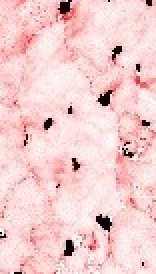
#> input picture figures/Small_10pct.png, 78 x 137 px (shown 2 times larger)
$ jupyter execute --allow-errors first.ipynb
#> lines starting #> are read from the running program, lines starting #| are printed output that depends on the picture; after the words box and inside, x2 and y2 are one past the last pixel; in counts of white or black regions, pixels touching at a corner belong together; long printed decimals are rounded
[cell 1]
import numpy as np
from PIL import Image
import matplotlib.pyplot as plt
import copy
import pandas as pd
import dionysus as d
import networkx
from tqdm.auto import tqdm
from scipy import stats

# im_test = np.array(Image.open("../figures/GND15pct_rotated.jpg").convert("RGB"))
# im_gray = 1-np.array(Image.open("../figures/GND0pct_rotated.jpg").convert("L").resize((100,100))).astype(int)/255
im_gray = 1-np.array(Image.open("../figures/Small_10pct.png").convert("L")).astype(int)/255
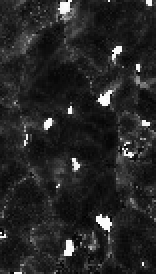
#> im_gray: shape (137, 78) float64 (shown 2 times larger); min 0.00784, max 1, mean 0.15
# im_norm = im_test.astype(int)/255
print(np.min(im_gray), np.max(im_gray), np.mean(im_gray.flatten()))
#| 0.007843 1.0 0.1497
fig, ax = plt.subplots(1,2)
ax[0].imshow(im_gray, cmap="Reds")
ax[1].hist(im_gray.flatten(), bins=100, density=True)
fig.tight_layout()
plt.show()
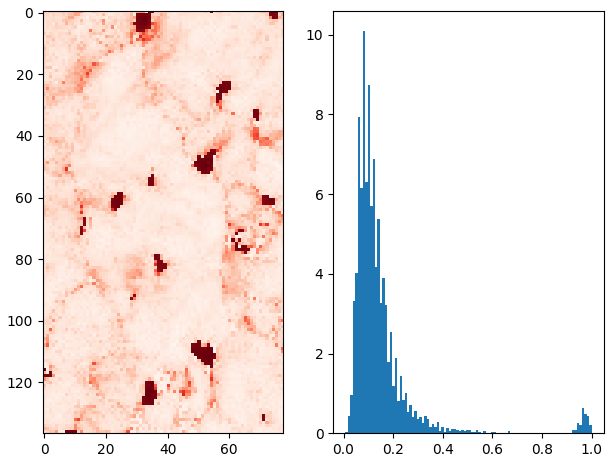
#> figure drawn by matplotlib, 2 panels; panel 2: tallest bar 10.08 high, from x = 0.0773 to 0.0872

[cell 2]
im_red = copy.deepcopy(im_gray)
im_red[im_red > 0.8] = 0
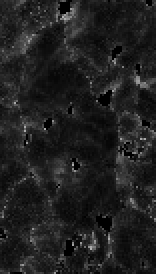
#> im_red: shape (137, 78) float64 (shown 2 times larger); 2.37% of pixels changed, all inside (x1, y1, x2, y2) = (0, 0, 76, 137)
fig, ax = plt.subplots(1,2)
ax[0].imshow(im_red, cmap="Reds")
ax[1].hist(im_red.flatten(), bins=100, density=True)
fig.tight_layout()
plt.show()
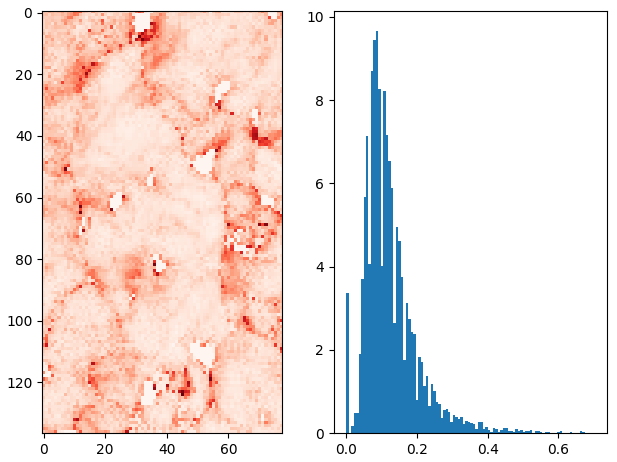
#> figure drawn by matplotlib, 2 panels; panel 2: tallest bar 9.65 high, from x = 0.0842 to 0.0913

[cell 3]
im_grain = copy.deepcopy(im_gray)
im_grain[im_grain < 0.10] = 0
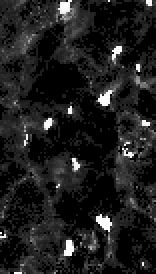
#> im_grain: shape (137, 78) float64 (shown 2 times larger); min 0, max 1, mean 0.119
fig, ax = plt.subplots(1,2)
ax[0].imshow(im_grain, cmap="Reds")
ax[1].hist(im_grain.flatten(), bins=100, density=True)
fig.tight_layout()
plt.show()
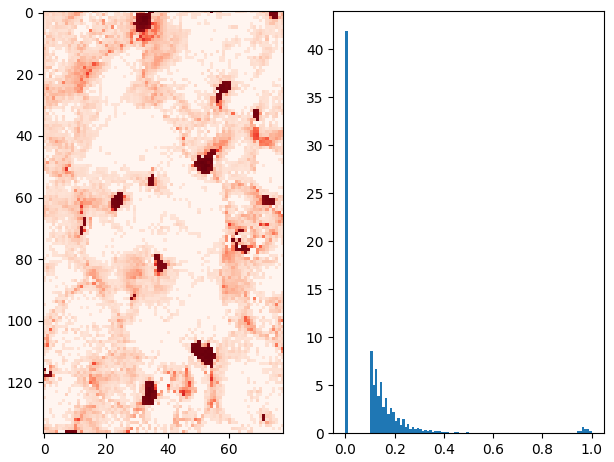
#> figure drawn by matplotlib, 2 panels; panel 2: tallest bar 41.9 high, from x = 8.67e-19 to 0.01

[cell 4]
X = np.vstack(np.where(im_gray>np.mean(im_gray))).T
#> X = 3053 pairs, first value 0 to 136, second value 0 to 77
y = np.array([im_gray[X[i,0], X[i,1]] for i in range(X.shape[0])])
#> y = 3053 values, max 1 at index 1214, min 0.153 at index 24, mean 0.291
print("Amount of points:", len(y))
#| Amount of points: 3053
plt.scatter(X[:,0], X[:,1], marker=".", c=y, cmap="Reds", vmin=0, vmax=1)
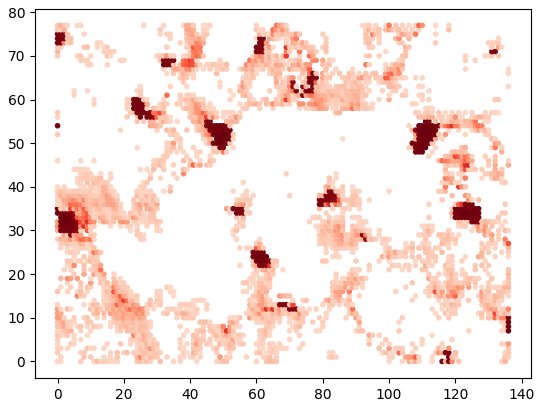
#> figure drawn by matplotlib, 1 panel

[cell 5]
from sklearn.datasets import make_circles
from sklearn.decomposition import PCA
from sklearn.cluster import DBSCAN

from tdamapper.learn import MapperAlgorithm
from tdamapper.cover import CubicalCover
from tdamapper.plot import MapperPlot

# load a labelled dataset
# X, labels = make_circles(n_samples=5000, noise=0.05, factor=0.3, random_state=42)
# y = X[:,1]

#> (the rest of this cell did not finish here and is left out)

[cell 6]
plt.scatter(X[:,0], X[:,1], marker=".", c=y, cmap="Reds", vmin=0, vmax=1)
#> (the rest of this cell did not finish here and is left out)

[cell 7]
fig, ax = plt.subplots(1,1)
simplices = []
#> (the rest of this cell did not finish here and is left out)

[cell 8]
cocycles = []
birth_deaths = []
#> (the rest of this cell did not finish here and is left out)

[cell 9]
point_i = 1

fig, axs = plt.subplots(4, 3)
fig.set_size_inches(20,15)
vertex_values_list = []
used_nodes_list = []
for point_i in range(min(len(cocycles), 12)):
    point_birth = birth_deaths[point_i][0]
    point_death = birth_deaths[point_i][1]
    plot_time = point_birth+(point_death-point_birth)/100
    f_restricted = d.Filtration([s for s in f if s.data < plot_time])

    used_vertex_ids = []
    used_nodes_ids = []
    for s in f_restricted:
        if s.dimension() == 0:
            used_vertex_ids += graph.nodes[s[0]]["ids"]
            used_nodes_ids.append(s[0])
    used_vertex_ids = np.array(list(set(used_vertex_ids)))
    used_nodes_list.append(used_nodes_ids)
    X_restricted = X[used_vertex_ids, :]

    vertex_values = d.smooth(f_restricted, cocycles[point_i], 47)
    vertex_values_list.append(vertex_values)
    point_values = np.zeros(X.shape[0])
    point_values_i = np.zeros(X.shape[0])
    for s in f_restricted:
        if s.dimension() == 0:
            node = s[0]
        else:
            continue
        for point_id in graph.nodes[node]["ids"]:
            try:
                point_values[point_id] = vertex_values[int(node)]
            except:
                print(node, point_id)
                raise IndexError
            point_values_i[point_id] += 1
    point_values =np.array(point_values)[used_vertex_ids]
    # point_values = np.array([point_values[i]/max(point_values_i[i], 1) for i in range(len(point_values))])
    axs[point_i%4, point_i//4].scatter(X_restricted[:,0], X_restricted[:,1], c=y[used_vertex_ids],  cmap="Reds", vmin=0, vmax=1, marker=".")
    axs[point_i%4, point_i//4].scatter(X_restricted[point_values!=0,0], X_restricted[point_values!=0,1], c=point_values[point_values!=0], alpha=0.15, marker="o")
    axs[point_i%4, point_i//4].set_title(f"birth: {point_birth :.4f}, death: {point_death :.4f}, plot: {plot_time:.4f}")
#> after the loop, used_nodes_list = []; vertex_values_list = []
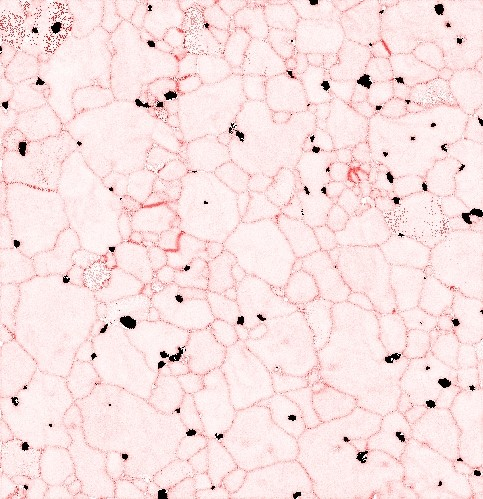
#> input picture figures/GND0pct_rotated.jpg, 483 x 499 px
#> `im_gray = 1-np.array(Image.open(f"../figures/GND{pct}pct_rotated.jpg")..`:
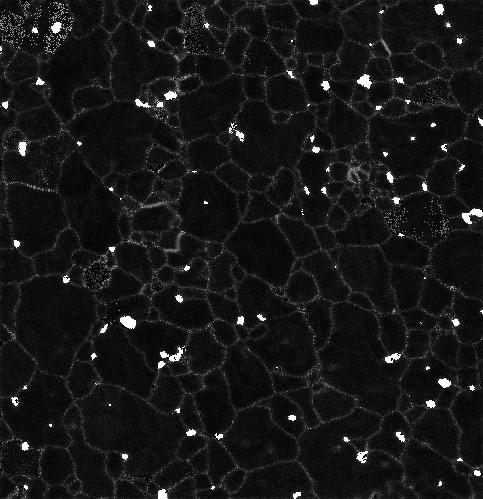
#> im_gray: shape (499, 483) float64; min 0, max 1, mean 0.0916
#> `X = np.vstack(np.where(im_gray>threshold)).T`: X = 21758 pairs, first value 0 to 498, second value 0 to 482
#> `y = [im_gray[X[i,0], X[i,1]] for i in range(X.shape[0])]`: y = 21758 items
fig.tight_layout()

[cell 10]
selected_plot = 1

#> (the rest of this cell did not finish here and is left out)

[cell 11]
fig, ax = plt.subplots(3,3)
fig.set_size_inches(20,20)

interval_bar = tqdm([15, 25, 35])

#> (the rest of this cell did not finish here and is left out)

[cell 12]
fig, ax = plt.subplots(3,3)
fig.set_size_inches(20,20)

samples_bar = tqdm([1, 5, 20])

#> (the rest of this cell did not finish here and is left out)

[cell 13]
fig, ax = plt.subplots(3,5)
fig.set_size_inches(25,15)

pct_bar = tqdm(["0", "5", "10", "15", "pv"])


#> (the rest of this cell did not finish here and is left out)
